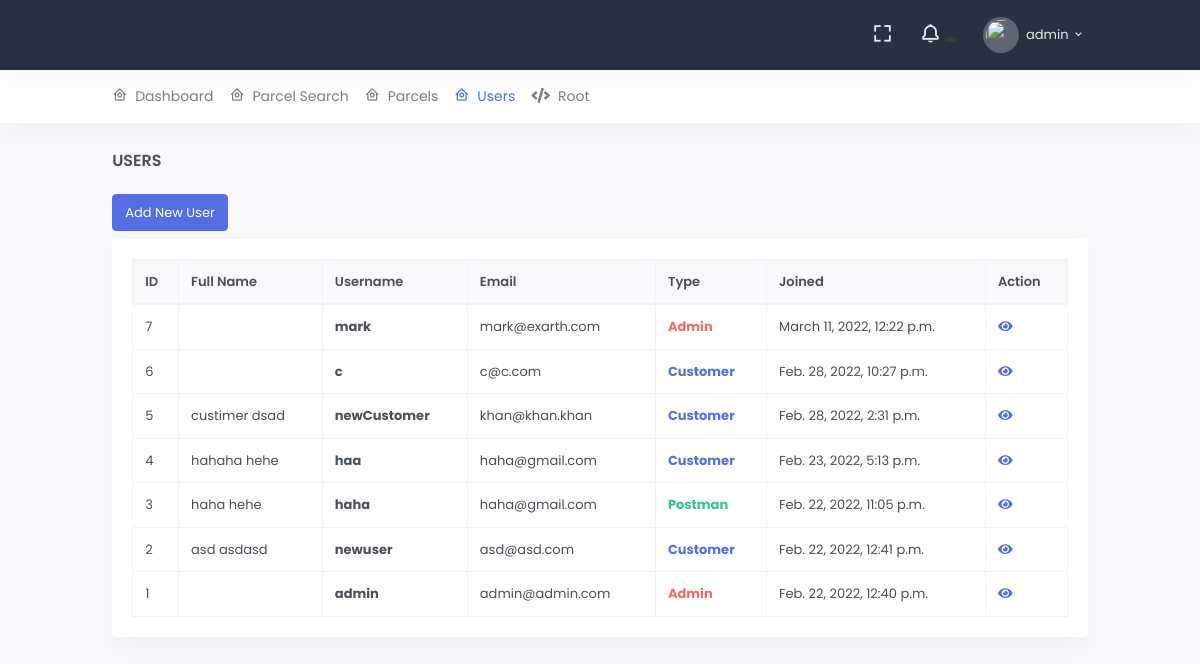
Page /a/user/ (signed in) on the earlier database version.
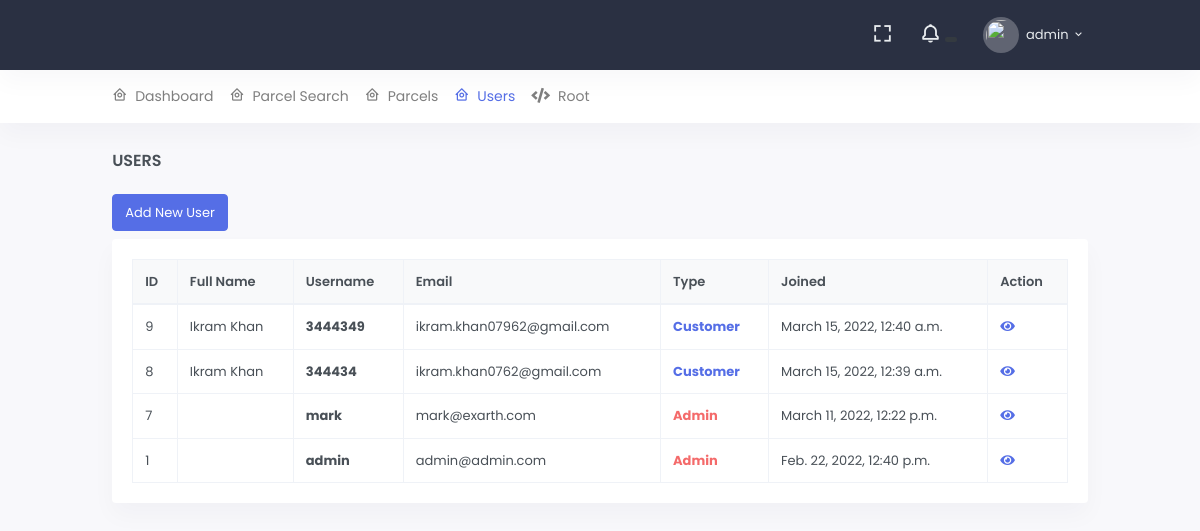
Same page on the later database version.
### src/accounts/models.py (models this page shows, shortened)
class User(AbstractUser):
    TYPES_OF_USERS = (
        ("CUSTOMER", 'Customer'),
        ("MANAGER", 'Manager'),
        ("POSTMAN", 'Postman')
    )
    profile_image = ResizedImageField(
        upload_to='account/images/profiles/', null=True, blank=True, size=[100, 100], quality=75, force_format='PNG',
        help_text='size of logo must be 100*100 and format must be png image file', crop=['middle', 'center']
    )
    phone_number = models.CharField(max_length=30, null=True, blank=True)
    cnic = models.CharField(max_length=13, null=False, blank=False, help_text="13 digits cnic without -", unique=True)
    address = models.TextField(max_length=30, null=True, blank=True)
    latitude = models.DecimalField(max_digits=9, decimal_places=6, default=0.00, blank=True, null=True)
    longitude = models.DecimalField(max_digits=9, decimal_places=6, default=0.00, blank=True, null=True)
    type = models.CharField(max_length=20, default='CUSTOMER', choices=TYPES_OF_USERS)
    is_customer = models.BooleanField(default=True)
    is_postman = models.BooleanField(default=False)
    class Meta:
        ordering = ['-id']
        verbose_name = 'User'
        verbose_name_plural = 'Users'

### src/portals/admins/views.py (the view)
# urls.py: path('user/', UserListView.as_view(), name='user'),
@method_decorator(admin_decorators, name='dispatch')
class UserListView(ListView):
    queryset = User.objects.all()
    template_name = 'admins/user_list.html'

### src/portals/admins/templates/admins/user_list.html (shortened to what this page needs)
{% extends 'core/base.html' %}
{% load custom_tags %}
{% block page_heading %}
    Users
{% endblock %}
{% block content %}
    <div class="row mb-2">
        <div class="col-lg-12">
            <a href="/admin/accounts/user/add/" class="btn btn-primary">Add New User</a>
        </div>
    </div>
    <div class="row">
        <div class="col-12">
            <div class="card">
                <div class="card-body">
                    {% if user_list %}
                        <div class="table-responsive">
                            <table class="table table-bordered table-centered table-nowrap mb-0">
                                <thead class="thead-light">
                                <tr>
                                    <th>ID</th>
                                    <th>Full Name</th>
                                    <th>Username</th>
                                    <th>Email</th>
                                    <th>Type</th>
                                    <th>Joined</th>
                                    <th>Action</th>
                                </tr>
                                </thead>
                                <tbody>
                                {% for object in user_list %}
                                    <tr>
                                        <td>{{ object.pk }}</td>
                                        <td>{{ object.first_name }} {{ object.last_name }}</td>
                                        <td><b>{{ object.username }}</b></td>
                                        <td>{{ object.email }}</td>
                                        <td>
                                            {% if object.is_superuser %}
                                                <b class="text-danger">Admin</b>
                                            {% elif object.is_staff %}
                                                <b class="text-warning">Staff</b>
                                            {% elif object.is_customer %}
                                                <b class="text-primary">Customer</b>
                                            {% elif object.is_postman %}
                                                <b class="text-success">Postman</b>
                                            {% endif %}
                                        </td>
                                        <td>{{ object.date_joined }}</td>
                                        <td>
                                            <b><a href="/admin/accounts/user/{{ object.pk }}/change/"><i class="fa fa-eye"></i></a></b>
                                        </td>
                                    </tr>
                                {% endfor %}
                                </tbody>
                            </table>
                        </div>
                    {% else %}
                        <b class="text-danger">! No users found</b>
                    {% endif %}
                </div>
            </div>
        </div>
    </div>
{% endblock %}

### templates/core/base_head.html (shortened to what this page needs)
{% load static %}
<header id="page-topbar">
    <div class="navbar-header">
        <div class="d-flex">
            <div class="navbar-brand-box">
            </div>
        </div>
        <div class="d-flex">
            <div class="dropdown d-none d-lg-inline-block ml-1">
                <button type="button" class="btn header-item noti-icon waves-effect" data-toggle="fullscreen">
                    <i class="bx bx-fullscreen"></i>
                </button>
            </div>
            <div class="dropdown d-inline-block">
                <button type="button" class="btn header-item noti-icon waves-effect"
                        id="page-header-notifications-dropdown"
                        data-toggle="dropdown" aria-haspopup="true" aria-expanded="false">
                    <i class="bx bx-bell bx-tada"></i>
                    <span class="badge badge-dark badge-pill">
                    </span>
                </button>
            </div>
            <div class="dropdown d-inline-block">
                <button type="button" class="btn header-item waves-effect" id="page-header-user-dropdown"
                        data-toggle="dropdown" aria-haspopup="true" aria-expanded="false">
                    {% if request.user.profile_image %}
                        <img class="rounded-circle header-profile-user" src="{{ request.user.profile_image.url }}"
                             alt="Header Avatar">
                    {% else %}
                        <img class="rounded-circle header-profile-user" src="{% static 'core/images/no-user.png' %}">
                    {% endif %}
                    <span class="d-none d-xl-inline-block ml-1">{{ request.user.username }}</span>
                    <i class="mdi mdi-chevron-down d-none d-xl-inline-block"></i>
                </button>
            </div>
        </div>
    </div>
</header>
<div class="topnav">
    <div class="container-fluid">
        <nav class="navbar navbar-light navbar-expand-lg topnav-menu">
            <div class="collapse navbar-collapse" id="topnav-menu-content">
                <ul class="navbar-nav">
                    {% include 'core/include/admin_header.html' %}
                </ul>
            </div>
        </nav>
    </div>
</div>

Differences in the rows shown:
removed User: pk "6", username "c", email "c@c.com", is_superuser "Customer", date_joined "Feb. 28, 2022, 10:27 p.m."
removed User: pk "5", first_name "custimer", last_name "dsad", username "newCustomer", email "khan@khan.khan", is_superuser "Customer", date_joined "Feb. 28, 2022, 2:31 p.m."
removed User: pk "4", first_name "hahaha", last_name "hehe", username "haa", email "haha@gmail.com", is_superuser "Customer", date_joined "Feb. 23, 2022, 5:13 p.m."
removed User: pk "3", first_name "haha", last_name "hehe", username "haha", email "haha@gmail.com", is_superuser "Postman", date_joined "Feb. 22, 2022, 11:05 p.m."
removed User: pk "2", first_name "asd", last_name "asdasd", username "newuser", email "asd@asd.com", is_superuser "Customer", date_joined "Feb. 22, 2022, 12:41 p.m."
added User: pk "9", first_name "Ikram Khan", username "3444349", email "ikram.khan07962@gmail.com", is_superuser "Customer", date_joined "March 15, 2022, 12:40 a.m."
added User: pk "8", first_name "Ikram Khan", username "344434", email "ikram.khan0762@gmail.com", is_superuser "Customer", date_joined "March 15, 2022, 12:39 a.m."
